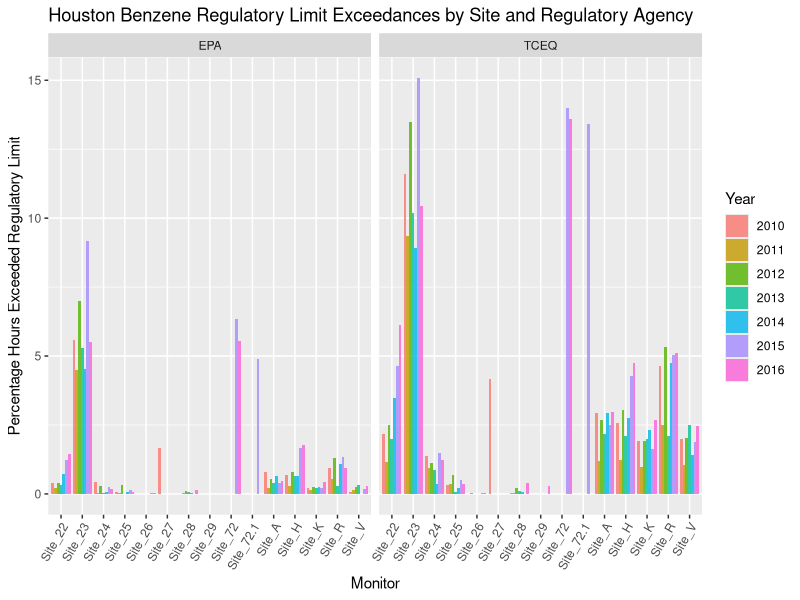
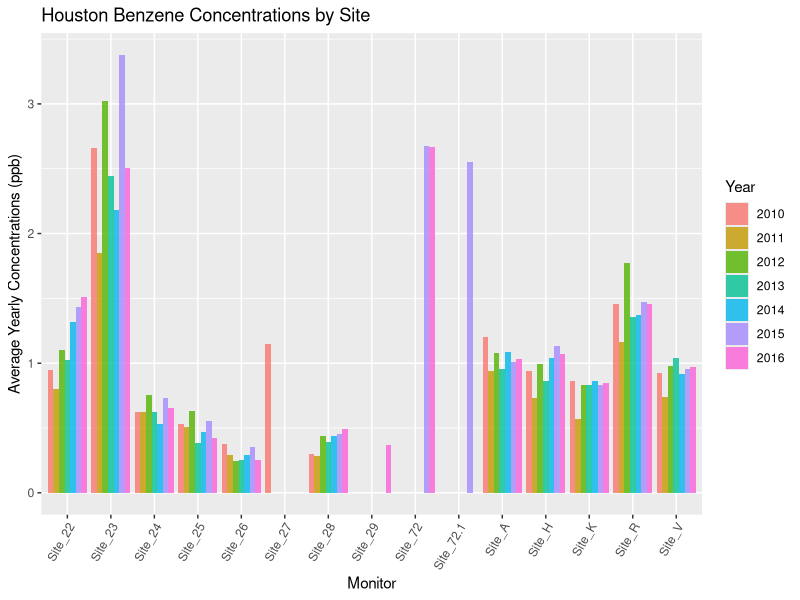
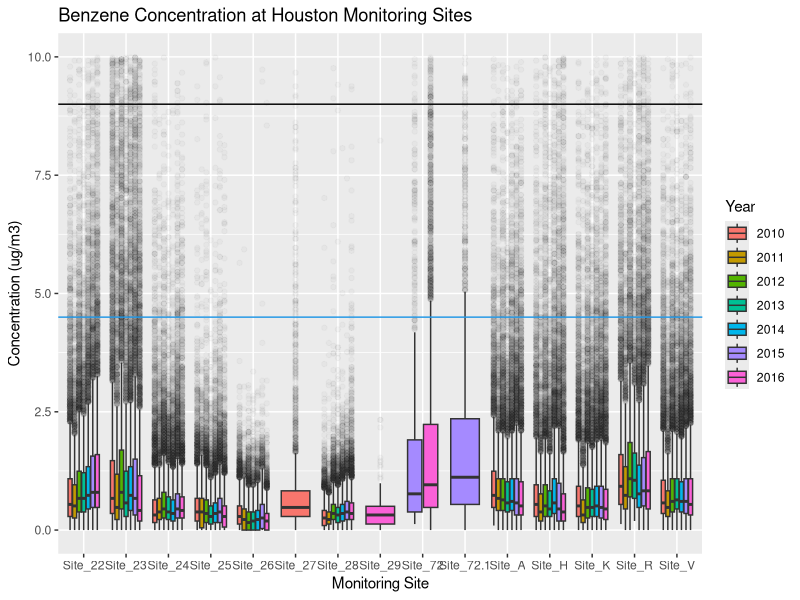
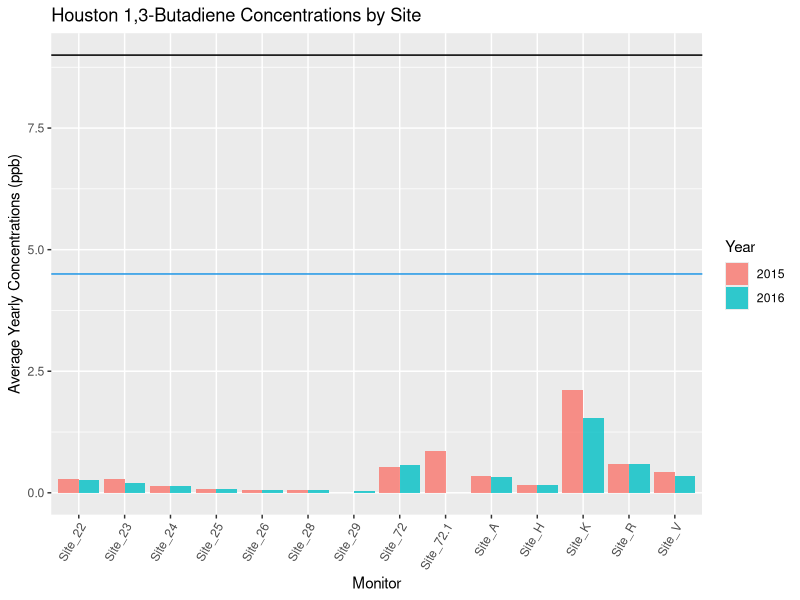
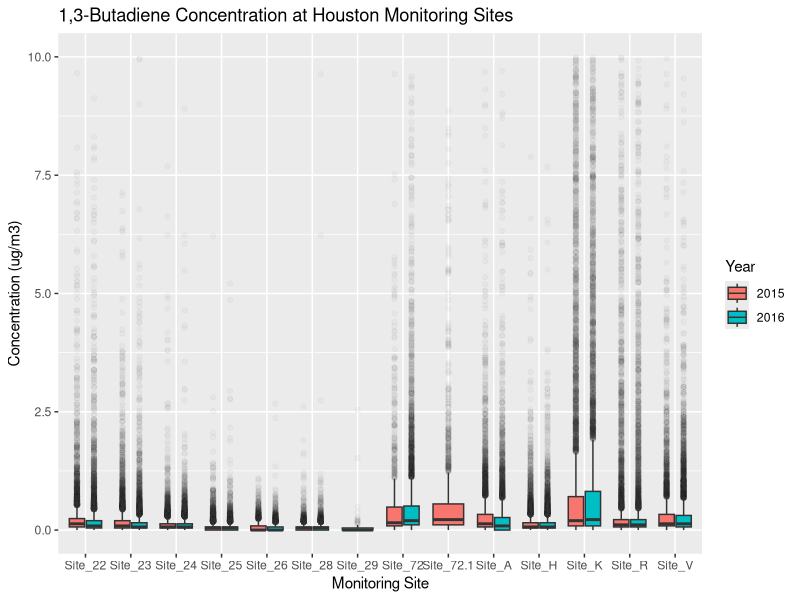

Source code (R) for these figures, in order:
library(dplyr)
library(tidyr)
library(lubridate)
library(ggplot2)

limit <- c(4.5, 9) # change this variable to play with diff. regulatory limits (9 ug/m3 for EPA and 4.5 ug/m3 for TCEQ)
conversion_fact <- 3.19 # ug/M3 per 1 ppb Benzene @ STP

raw2010 <- read.csv("ben+2010.csv") 
raw2011 <- read.csv("ben+2011.csv") 
raw2012 <- read.csv("ben+2012.csv") 
raw2013 <- read.csv("ben+2013.csv")
raw2014 <- read.csv("ben+2014.csv")
raw2015 <- read.csv("ben+2015.csv")
raw2016 <- read.csv("ben+2016.csv")

raw <- bind_rows(raw2010, raw2011, raw2012, raw2013, raw2014, raw2015, raw2016)

data <- raw %>% 
  mutate(Date = as.Date(as.character(Date), '%Y%m%d'),     # Convert variable format to 'Date'
         Year = year(Date)) %>%                            # Get Year variable for grouping our averages 
  gather(Monitor, Conc, -Date, -Time, -Year) %>%                # Put in long format, easier for processing
  mutate(Conc = as.numeric(Conc)*conversion_fact)                        # Make numeric and make NAs for everyhting that's not a number

# # Histograms
# data %>% 
#   ggplot(aes(Conc, fill = Monitor)) +            # this is where I choose the variables
#   geom_histogram(alpha = .8) +                   # THis is where I choose histogram, with tranparency of .8
#   facet_wrap(~Monitor) +                         # THis is where I make 12 plots, one for each monitor
#   xlim(c(0,round(limit))) + ylim(c(0,5000)) +    # The rest is just making the plot look good
#   ggtitle("Histogram of Benzene Concentrations, 2012") +
#   xlab("Benzene Concentration (ppb)") +
#   ylab("Frequency")

# plotting this with months
Exceedances <- data %>% 
  mutate(TCEQ = ifelse(Conc < limit[1], 0, 1),   # Here we create a column called TCEQ that is 1 if exceeds, 0 if not
         EPA = ifelse(Conc < limit[2], 0, 1),    # Same but for thr EPA limit
         Year = factor(Year)) %>%                # We make the year a factor (plotting technicalities)
  gather(Agency, Exceeds, TCEQ:EPA) %>%          # We turn the TCEQ and EPA column into one column called 'Agency'
  group_by(Agency, Year, Monitor) %>%            # In the next two steps we get the percentages from the 'Agency' column, 
  summarise(Exceeded = mean(Exceeds, na.rm = T)*100)  # making sure to average by groups of Agency, Year and Monitoring site

# This is the exceedance plot
Exceedances %>%    
  ggplot(aes(x = Monitor, y = Exceeded, fill = Year)) +
  geom_bar(position = 'dodge', stat = 'identity', alpha = 0.8) +
  facet_grid(~Agency) +
  ylab(paste0("Percentage Hours Exceeded Regulatory Limit")) +
  theme(axis.text.x = element_text(angle = 60, hjust = 1)) +
  ggtitle("Houston Benzene Regulatory Limit Exceedances by Site and Regulatory Agency")

# THis is where I cacluate the average values
Avg_Vals <- data %>% 
  mutate(Year = factor(Year)) %>%         
  group_by(Year, Monitor) %>%    
  summarise(Average = mean(Conc, na.rm = T)) 

# This is the avg. value plot
limits <- data.frame( x = rep(c(-Inf, Inf), 2), y = limit, limit = factor(c('TCEQ', 'EPA')))
Avg_Vals %>% 
  ggplot(aes(x = Monitor, y = Average, fill = Year)) +
  geom_bar(position = 'dodge', stat = 'identity', alpha = 0.8) +
  #geom_line(aes(x, y, linetype = limit), limits) +    # tried to show the reg. limits, but it didn't work nicely
  # geom_hline(yintercept=limit, color = limit, show.legend = T) +
  ylab(paste0("Average Yearly Concentrations (ppb)")) +
  theme(axis.text.x = element_text(angle = 60, hjust = 1)) +
  ggtitle("Houston Benzene Concentrations by Site")

data %>% 
  mutate(Year = factor(Year)) %>% 
  ggplot(aes(Monitor, Conc, fill = Year)) +
  geom_boxplot(outlier.alpha = .03, outlier.fill = "black") +
  geom_hline(yintercept=limit, color = limit, show.legend = T) +
  ylim(0, 10) +
  ylab("Concentration (ug/m3)") +
  xlab("Monitoring Site") +
  ggtitle("Benzene Concentration at Houston Monitoring Sites") 

# exporting the files
write.csv(Avg_Vals, "Benzene Averages 1-10.csv")
write.csv(Exceedances, "Benzene Percentage Exceedances 1-10.csv")



#### 1,3-Butadiene
but15 <- read.csv("2015_13But.csv")
but16 <- read.csv("2016_13But.csv")

but <- bind_rows(but15, but16)

conversion_fact <- 2.21 # ug/M3 per 1 ppb 1,3-Butadiene @ STP

data <- but %>% 
  mutate(Date = as.Date(as.character(Date), '%Y%m%d'),     # Convert variable format to 'Date'
         Year = year(Date)) %>%                            # Get Year variable for grouping our averages 
  gather(Monitor, Conc, -Date, -Time, -Year) %>%                # Put in long format, easier for processing
  mutate(Conc = as.numeric(Conc)*conversion_fact)                        # Make numeric and make NAs for everyhting that's not a number

# THis is where I cacluate the average values
Avg_Vals <- data %>% 
  mutate(Year = factor(Year)) %>%         
  group_by(Year, Monitor) %>%    
  summarise(Average = mean(Conc, na.rm = T)) 

# This is the avg. value plot
limits <- data.frame( x = rep(c(-Inf, Inf), 2), y = limit, limit = factor(c('TCEQ', 'EPA')))
Avg_Vals %>% 
  ggplot(aes(x = Monitor, y = Average, fill = Year)) +
  geom_bar(position = 'dodge', stat = 'identity', alpha = 0.8) +
  #geom_line(aes(x, y, linetype = limit), limits) +    # tried to show the reg. limits, but it didn't work nicely
  geom_hline(yintercept=limit, color = limit, show.legend = T) +
  ylab(paste0("Average Yearly Concentrations (ppb)")) +
  theme(axis.text.x = element_text(angle = 60, hjust = 1)) +
  ggtitle("Houston 1,3-Butadiene Concentrations by Site")

data %>% 
  mutate(Year = factor(Year)) %>% 
  ggplot(aes(Monitor, Conc, fill = Year)) +
  geom_boxplot(outlier.alpha = .03, outlier.fill = "black") +
  ylim(0, 10) +
  ylab("Concentration (ug/m3)") +
  xlab("Monitoring Site") +
  ggtitle("1,3-Butadiene Concentration at Houston Monitoring Sites") 

# exporting the files
write.csv(Avg_Vals, "13But Averages 1-10.csv")


